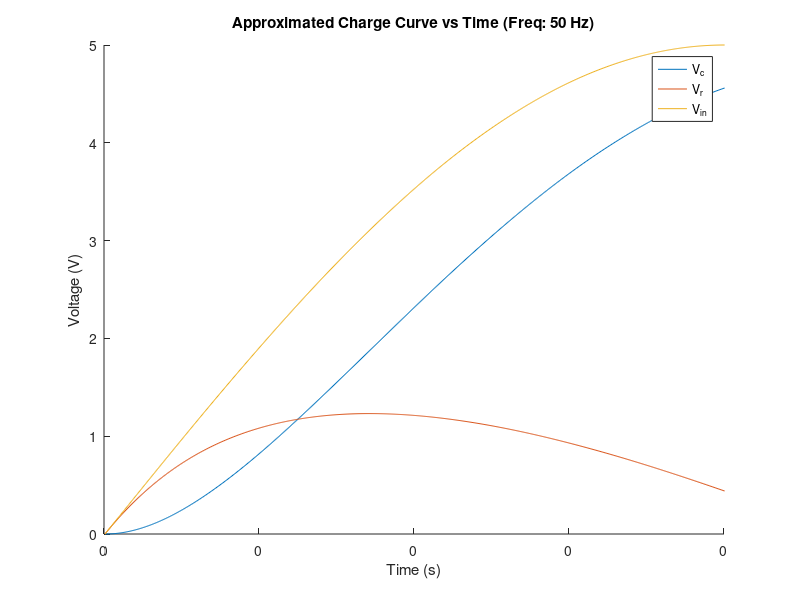
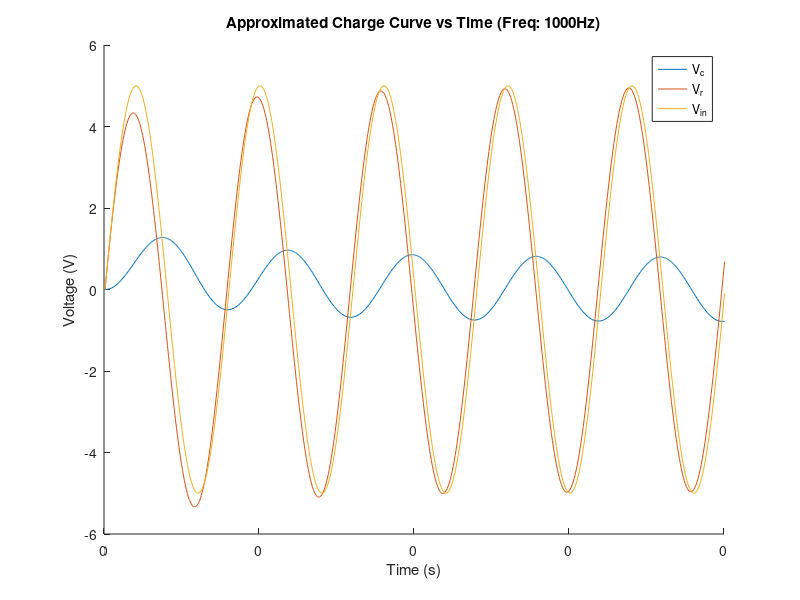
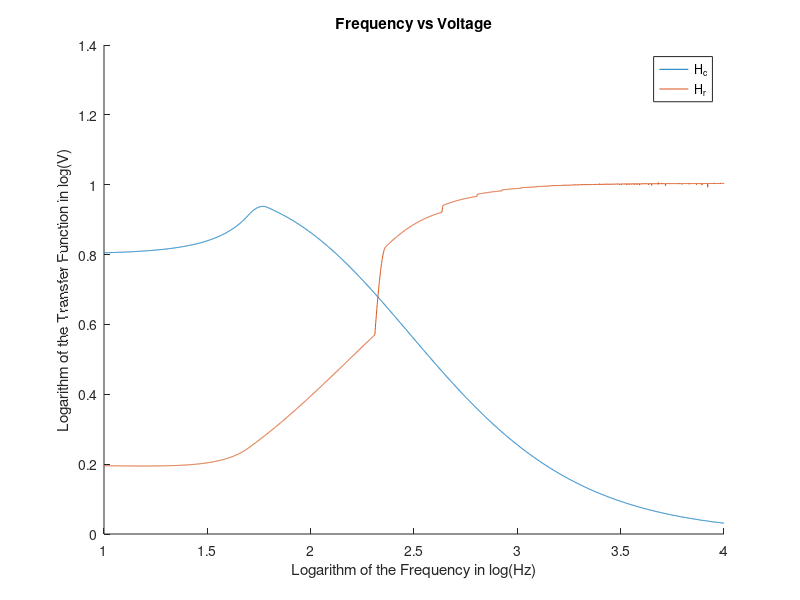

The MATLAB script that drew these images, in order:
%% Part 2: The Flipped Circuit

clear all;
close all;

%% implementation

t = 0.005; % total time of 0.04 seconds, as seen in figure 4 of the handout. 
R = 1e3;  % 1000; % 1 k ohms
C = 1e-6; % 1e-6; % 1 micro F
h = 8e-6; % sampling rate in seconds per sample

% We're currently only considering the frequency being 50 Hz.
timesteps = 0:h:t;
% timesteps, all within the time domain. 
% there will be length(timesteps) samples taken. 
Vinput50 = 5 * sin(2 * pi * 50 * timesteps);
Vresistor50 = zeros(1,length(timesteps));
Vcapacitor50 = zeros(1,length(timesteps));

%% Construction and Execution of the model at 50Hz
for i = 1:length(timesteps)
    Vcapacitor50(i+1) = (1 - (h / (R * C))) * Vcapacitor50(i) + (h / (R * C)) * Vinput50(i); % Equation #10
end

Vresistor50 = Vinput50 - Vcapacitor50(1:end-1); % Equation #08
%% Plotting of data
figure(1);
hold on;
plot(Vcapacitor50);
plot(Vresistor50);
plot(Vinput50);
hold off;
xlabel("Time (s)");
ylabel("Voltage (V)");
title("Approximated Charge Curve vs Time (Freq: 50 Hz)");
legend("V_c", "V_r", "V_i_n", "location", "best");
set(gca, 'XTick', 0:(length(timesteps)-1)/4:length(timesteps)-1)
set(gca, 'XTickLabel', 0:0.01:t)
xlim([0 t / h + 0.01]);

%% Construction and Execution of the model at 1000Hz
Vinput1000 = 5 * sin(2 * pi * 1000 * timesteps);
Vcapacitor1000 = zeros(1,length(timesteps));

for i = 1:length(timesteps)                         
    Vcapacitor1000(i+1) = (1 - (h / (R * C))) * Vcapacitor1000(i) + (h / (R * C)) * Vinput1000(i); % Equation #10
end

Vresistor1000 = Vinput1000 - Vcapacitor1000(1:end-1); % Equation #08

%% Plotting of data
figure(2);
hold on;
plot(Vcapacitor1000);
plot(Vresistor1000);
plot(Vinput1000);
hold off;
xlabel("Time (s)");
ylabel("Voltage (V)");
title("Approximated Charge Curve vs Time (Freq: 1000Hz)");
legend("V_c", "V_r", "V_i_n", "location", "best");
set(gca, 'XTick', 0:(length(timesteps)-1)/4:length(timesteps)-1)
set(gca, 'XTickLabel', 0:0.01:t)
xlim([0 t / h + 0.01]);

%% Task 2.3: The Transfer Functions
% notice that 10 is 10^1 and 10k is 10^4. |powers| is log(10) .. log(10k)
% with steps in logarithmic units. 
powers = 1:0.001:4;
Vc = 0;

for p = 1:length(powers)
    % we're using 10^powers(i) to decode the frequency.
    Vin = 5 * sin(2 * pi * 10^powers(p) * [0:length(timesteps)] * h);
    for i = 1:length(timesteps)
        Vc(i+1) = (1 - (h / (R * C))) * Vc(i) + (h / (R * C)) * Vin(i);
    end
    
    Vr = Vin - Vc;
    
    Hc(p) = max(Vc) / max(Vin);
    Hr(p) = max(Vr) / max(Vin);
end

figure;
hold on;
plot(powers, Hc);
plot(powers, Hr);
hold off;
xlabel("Logarithm of the Frequency in log(Hz)");
ylabel("Logarithm of the Transfer Function in log(V)");
title("Frequency vs Voltage");
legend("H_c", "H_r");
